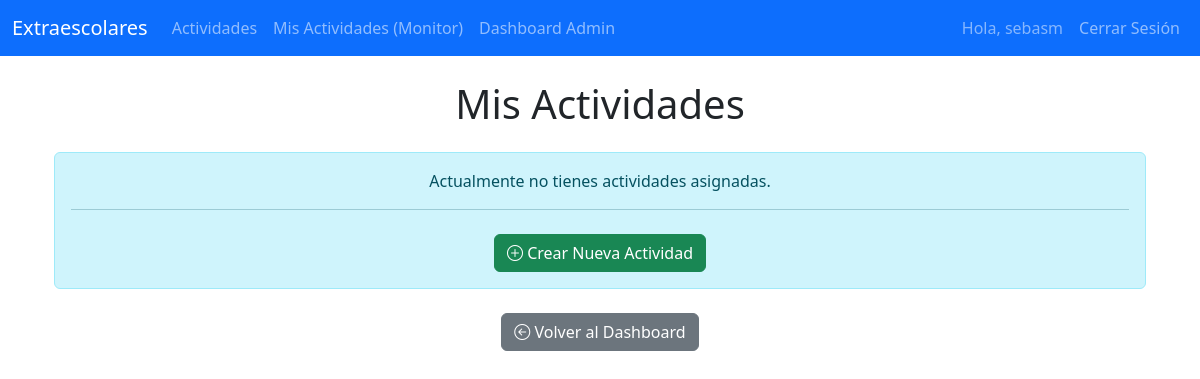
/actividades/monitor/actividades/ (signed in), run on an earlier commit of the app's database.
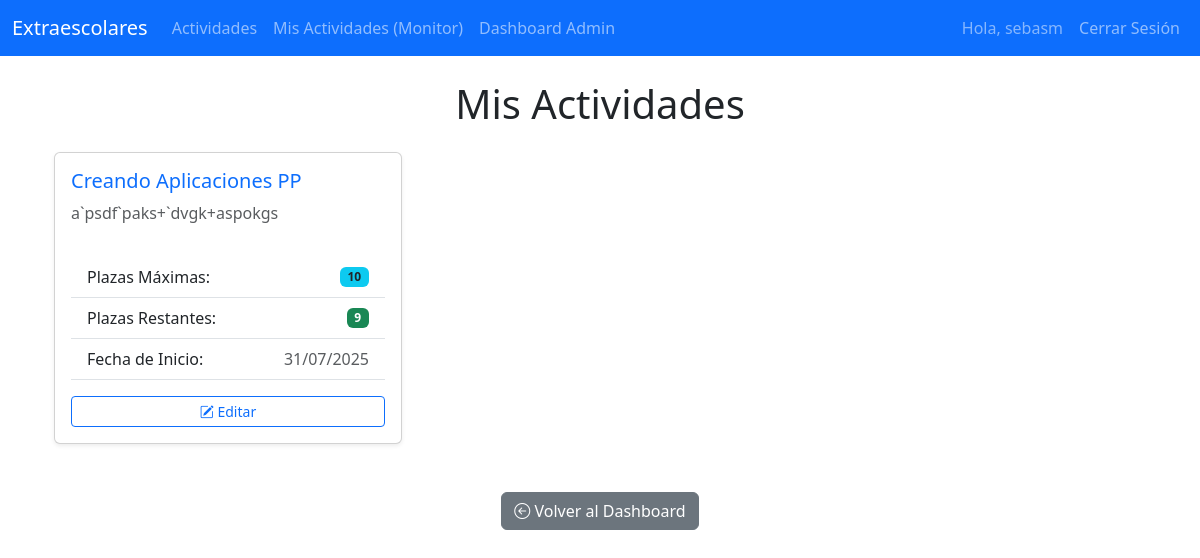
And on a later commit of the database.
### actividades/models.py (models this page shows, shortened)
class Actividad(models.Model):
    nombre = models.CharField(max_length=200)
    descripcion = models.TextField()
    monitor = models.ForeignKey(Monitor, on_delete=models.SET_NULL, null=True, blank=True)
    plazas_maximas = models.IntegerField()
    fecha_inicio = models.DateField()
    def plazas_restantes(self):
        inscripciones_actuales = self.inscripcion_set.count()
        return self.plazas_maximas - inscripciones_actuales

### actividades/views.py (the view)
# urls.py: path('monitor/actividades/', views.actividades_monitor, name='actividades_monitor'),
@login_required
@user_passes_test(is_monitor, login_url='/login/')
def actividades_monitor(request):
    try:
        monitor_actual = request.user.monitor_profile
        actividades = Actividad.objects.filter(monitor=monitor_actual)
    except Monitor.DoesNotExist:
            actividades = []
    context = {
        'actividades': actividades
    }
    return render(request, 'actividades/actividades_monitor.html', context)

### actividades/views.py (called while the page is built)
def is_monitor(user):
    return not hasattr(user, 'alumno') and user.is_staff # O user.groups.filter(name='Monitores').exists()

### templates/actividades/actividades_monitor.html (shortened to what this page needs)
{% extends 'base.html' %}
{% block content %}
<div class="container mt-4">
    <h1 class="mb-4 text-center">Mis Actividades</h1>
    {% if actividades %}
        <div class="row">
            {% for actividad in actividades %}
                <div class="col-md-6 col-lg-4 mb-4">
                    <div class="card h-100 shadow-sm">
                        <div class="card-body d-flex flex-column">
                            <h5 class="card-title text-primary">{{ actividad.nombre }}</h5>
                            <p class="card-text text-muted flex-grow-1">{{ actividad.descripcion|truncatechars:150 }}</p>
                            <ul class="list-group list-group-flush mt-3">
                                <li class="list-group-item d-flex justify-content-between align-items-center">
                                    Plazas Máximas:
                                    <span class="badge bg-info text-dark">{{ actividad.plazas_maximas }}</span>
                                </li>
                                <li class="list-group-item d-flex justify-content-between align-items-center">
                                    Plazas Restantes:
                                    <span class="badge bg-{% if actividad.plazas_restantes <= 0 %}danger{% elif actividad.plazas_restantes < 5 %}warning{% else %}success{% endif %}">
                                        {{ actividad.plazas_restantes }}
                                    </span>
                                </li>
                                <li class="list-group-item d-flex justify-content-between align-items-center">
                                    Fecha de Inicio:
                                    <span class="text-muted">{{ actividad.fecha_inicio|date:"d/m/Y" }}</span>
                                </li>
                            </ul>
                            <div class="mt-auto pt-3 border-top">
                                <a href="{% url 'admin_editar_actividad' actividad.id %}" class="btn btn-sm btn-outline-primary w-100">
                                    <i class="bi bi-pencil-square"></i> Editar
                                </a>
                            </div>
                        </div>
                    </div>
                </div>
            {% endfor %}
        </div>
    {% else %}
        <div class="alert alert-info text-center" role="alert">
            <p class="mb-0">Actualmente no tienes actividades asignadas.</p>
            <hr>
            <a href="{% url 'admin_crear_actividad' %}" class="btn btn-success mt-2">
                <i class="bi bi-plus-circle"></i> Crear Nueva Actividad
            </a>
        </div>
    {% endif %}
    <div class="mt-4 text-center">
        <a href="{% url 'admin_dashboard' %}" class="btn btn-secondary">
            <i class="bi bi-arrow-left-circle"></i> Volver al Dashboard
        </a>
    </div>
</div>
{% endblock %}

What changed in the data, as far as the page shows it:
added Actividad: nombre "Creando Aplicaciones PP", descripcion "a`psdf`paks+`dvgk+aspokgs", plazas_maximas "10", plazas_restantes "9", fecha_inicio "31/07/2025"
Also different on the page:
text no longer shown: "Actualmente no tienes actividades asignadas. Crear Nueva Actividad"
